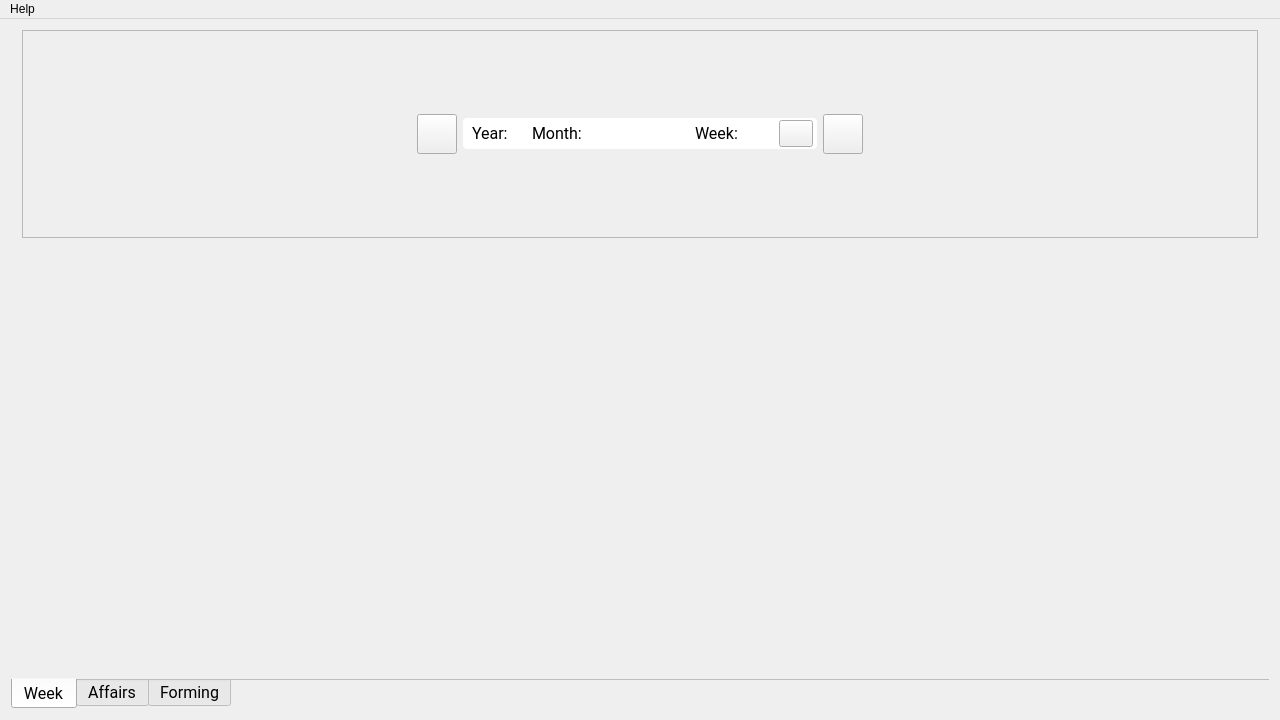
<?xml version="1.0" encoding="UTF-8"?>
<ui version="4.0">
 <class>MainWindow</class>
 <widget class="QMainWindow" name="MainWindow">
  <property name="geometry">
   <rect>
    <x>0</x>
    <y>0</y>
    <width>1280</width>
    <height>720</height>
   </rect>
  </property>
  <property name="windowTitle">
   <string>Diary</string>
  </property>
  <widget class="QWidget" name="centralWidget">
   <layout class="QGridLayout" name="gridLayout">
    <property name="topMargin">
     <number>0</number>
    </property>
    <item row="0" column="0">
     <layout class="QGridLayout" name="layoutHolder">
      <property name="spacing">
       <number>0</number>
      </property>
      <item row="1" column="0">
       <widget class="QTabWidget" name="twNavigation">
        <property name="font">
         <font>
          <family>Roboto</family>
          <pointsize>12</pointsize>
         </font>
        </property>
        <property name="tabPosition">
         <enum>QTabWidget::South</enum>
        </property>
        <property name="tabShape">
         <enum>QTabWidget::Rounded</enum>
        </property>
        <property name="currentIndex">
         <number>0</number>
        </property>
        <property name="documentMode">
         <bool>true</bool>
        </property>
        <widget class="QWidget" name="tabWeek">
         <attribute name="title">
          <string>Week</string>
         </attribute>
         <layout class="QGridLayout" name="layoutWeek">
          <item row="1" column="0">
           <widget class="HeaderTableItem" name="dayMonday" native="true"/>
          </item>
          <item row="1" column="2">
           <widget class="HeaderTableItem" name="dayWednesday" native="true"/>
          </item>
          <item row="2" column="3">
           <widget class="HeaderTableItem" name="dayAny" native="true"/>
          </item>
          <item row="2" column="1">
           <widget class="HeaderTableItem" name="daySaturday" native="true"/>
          </item>
          <item row="1" column="3">
           <widget class="HeaderTableItem" name="dayThursday" native="true"/>
          </item>
          <item row="2" column="2">
           <widget class="HeaderTableItem" name="daySunday" native="true"/>
          </item>
          <item row="2" column="0">
           <widget class="HeaderTableItem" name="dayFriday" native="true"/>
          </item>
          <item row="1" column="1">
           <widget class="HeaderTableItem" name="dayTuesday" native="true"/>
          </item>
          <item row="0" column="0" colspan="4">
           <layout class="QHBoxLayout" name="layoutWeekChoose">
            <item>
             <widget class="QFrame" name="frameWeekNavigation">
              <property name="minimumSize">
               <size>
                <width>100</width>
                <height>0</height>
               </size>
              </property>
              <property name="frameShape">
               <enum>QFrame::StyledPanel</enum>
              </property>
              <property name="frameShadow">
               <enum>QFrame::Raised</enum>
              </property>
              <layout class="QHBoxLayout" name="layoutWeekNavigation">
               <property name="spacing">
                <number>6</number>
               </property>
               <property name="leftMargin">
                <number>0</number>
               </property>
               <property name="topMargin">
                <number>0</number>
               </property>
               <property name="rightMargin">
                <number>0</number>
               </property>
               <property name="bottomMargin">
                <number>0</number>
               </property>
               <item>
                <spacer name="spcWeekChooseLeft">
                 <property name="orientation">
                  <enum>Qt::Horizontal</enum>
                 </property>
                 <property name="sizeHint" stdset="0">
                  <size>
                   <width>40</width>
                   <height>0</height>
                  </size>
                 </property>
                </spacer>
               </item>
               <item>
                <widget class="QPushButton" name="btnWeekPrevious">
                 <property name="sizePolicy">
                  <sizepolicy hsizetype="Maximum" vsizetype="Fixed">
                   <horstretch>0</horstretch>
                   <verstretch>0</verstretch>
                  </sizepolicy>
                 </property>
                 <property name="maximumSize">
                  <size>
                   <width>40</width>
                   <height>40</height>
                  </size>
                 </property>
                 <property name="toolTip">
                  <string>Previous week</string>
                 </property>
                 <property name="icon">
                  <iconset resource="resources.qrc">
                   <normaloff>:/images/arrow_left.png</normaloff>:/images/arrow_left.png</iconset>
                 </property>
                 <property name="iconSize">
                  <size>
                   <width>34</width>
                   <height>34</height>
                  </size>
                 </property>
                </widget>
               </item>
               <item>
                <widget class="QFrame" name="frameWeekChoose">
                 <property name="sizePolicy">
                  <sizepolicy hsizetype="Preferred" vsizetype="Maximum">
                   <horstretch>0</horstretch>
                   <verstretch>0</verstretch>
                  </sizepolicy>
                 </property>
                 <property name="font">
                  <font>
                   <family>Roboto</family>
                   <pointsize>12</pointsize>
                  </font>
                 </property>
                 <property name="styleSheet">
                  <string notr="true">QFrame {
background: white;
padding: 2px;
border-radius: 4px;
}

#frame {
border: 1px solid lightgray;
}

QLabel {
padding: 2px 1px;
}</string>
                 </property>
                 <layout class="QHBoxLayout" name="layoutWeekChoose_2">
                  <property name="spacing">
                   <number>3</number>
                  </property>
                  <property name="leftMargin">
                   <number>2</number>
                  </property>
                  <property name="topMargin">
                   <number>0</number>
                  </property>
                  <property name="rightMargin">
                   <number>2</number>
                  </property>
                  <property name="bottomMargin">
                   <number>0</number>
                  </property>
                  <item>
                   <layout class="QHBoxLayout" name="layoutChoosedYear">
                    <property name="spacing">
                     <number>0</number>
                    </property>
                    <property name="leftMargin">
                     <number>0</number>
                    </property>
                    <item>
                     <widget class="QLabel" name="lblYear">
                      <property name="font">
                       <font>
                        <family>Roboto</family>
                        <pointsize>12</pointsize>
                       </font>
                      </property>
                      <property name="text">
                       <string>Year:</string>
                      </property>
                     </widget>
                    </item>
                    <item>
                     <widget class="QLabel" name="lblChoosedYear">
                      <property name="font">
                       <font>
                        <family>Roboto</family>
                        <pointsize>12</pointsize>
                       </font>
                      </property>
                      <property name="alignment">
                       <set>Qt::AlignCenter</set>
                      </property>
                     </widget>
                    </item>
                   </layout>
                  </item>
                  <item>
                   <layout class="QHBoxLayout" name="layoutChoosedMonth">
                    <property name="spacing">
                     <number>0</number>
                    </property>
                    <property name="leftMargin">
                     <number>0</number>
                    </property>
                    <item>
                     <widget class="QLabel" name="lblMonth">
                      <property name="font">
                       <font>
                        <family>Roboto</family>
                        <pointsize>12</pointsize>
                       </font>
                      </property>
                      <property name="text">
                       <string>Month:</string>
                      </property>
                     </widget>
                    </item>
                    <item>
                     <widget class="QLabel" name="lblChoosedMonth">
                      <property name="minimumSize">
                       <size>
                        <width>100</width>
                        <height>0</height>
                       </size>
                      </property>
                      <property name="font">
                       <font>
                        <family>Roboto</family>
                        <pointsize>12</pointsize>
                       </font>
                      </property>
                      <property name="alignment">
                       <set>Qt::AlignCenter</set>
                      </property>
                     </widget>
                    </item>
                   </layout>
                  </item>
                  <item>
                   <layout class="QHBoxLayout" name="layoutChoosedWeek">
                    <property name="spacing">
                     <number>0</number>
                    </property>
                    <property name="leftMargin">
                     <number>0</number>
                    </property>
                    <property name="rightMargin">
                     <number>3</number>
                    </property>
                    <item>
                     <widget class="QLabel" name="lblWeek">
                      <property name="font">
                       <font>
                        <family>Roboto</family>
                        <pointsize>12</pointsize>
                       </font>
                      </property>
                      <property name="text">
                       <string>Week:</string>
                      </property>
                     </widget>
                    </item>
                    <item>
                     <widget class="QLabel" name="lblChoosedWeek">
                      <property name="minimumSize">
                       <size>
                        <width>30</width>
                        <height>0</height>
                       </size>
                      </property>
                      <property name="font">
                       <font>
                        <family>Roboto</family>
                        <pointsize>12</pointsize>
                       </font>
                      </property>
                      <property name="alignment">
                       <set>Qt::AlignCenter</set>
                      </property>
                     </widget>
                    </item>
                   </layout>
                  </item>
                  <item>
                   <widget class="QPushButton" name="btnSelectWeek">
                    <property name="sizePolicy">
                     <sizepolicy hsizetype="Minimum" vsizetype="Maximum">
                      <horstretch>0</horstretch>
                      <verstretch>0</verstretch>
                     </sizepolicy>
                    </property>
                    <property name="maximumSize">
                     <size>
                      <width>34</width>
                      <height>34</height>
                     </size>
                    </property>
                    <property name="font">
                     <font>
                      <family>Roboto</family>
                      <pointsize>12</pointsize>
                     </font>
                    </property>
                    <property name="toolTip">
                     <string>Choose week</string>
                    </property>
                    <property name="icon">
                     <iconset resource="resources.qrc">
                      <normaloff>:/images/arrow_down.png</normaloff>:/images/arrow_down.png</iconset>
                    </property>
                    <property name="iconSize">
                     <size>
                      <width>28</width>
                      <height>28</height>
                     </size>
                    </property>
                    <property name="checkable">
                     <bool>true</bool>
                    </property>
                   </widget>
                  </item>
                 </layout>
                </widget>
               </item>
               <item>
                <widget class="QPushButton" name="btnWeekNext">
                 <property name="sizePolicy">
                  <sizepolicy hsizetype="Maximum" vsizetype="Fixed">
                   <horstretch>0</horstretch>
                   <verstretch>0</verstretch>
                  </sizepolicy>
                 </property>
                 <property name="maximumSize">
                  <size>
                   <width>40</width>
                   <height>40</height>
                  </size>
                 </property>
                 <property name="toolTip">
                  <string>Next week</string>
                 </property>
                 <property name="icon">
                  <iconset resource="resources.qrc">
                   <normaloff>:/images/arrow_right.png</normaloff>:/images/arrow_right.png</iconset>
                 </property>
                 <property name="iconSize">
                  <size>
                   <width>34</width>
                   <height>34</height>
                  </size>
                 </property>
                </widget>
               </item>
               <item>
                <spacer name="spcWeekChooseRight">
                 <property name="orientation">
                  <enum>Qt::Horizontal</enum>
                 </property>
                 <property name="sizeHint" stdset="0">
                  <size>
                   <width>40</width>
                   <height>0</height>
                  </size>
                 </property>
                </spacer>
               </item>
              </layout>
             </widget>
            </item>
           </layout>
          </item>
         </layout>
        </widget>
        <widget class="QWidget" name="tabAffairs">
         <attribute name="title">
          <string>Affairs</string>
         </attribute>
         <layout class="QGridLayout" name="layoutAffairs">
          <property name="spacing">
           <number>9</number>
          </property>
          <item row="0" column="1">
           <widget class="HeaderTableItem" name="tableEducationAffairs" native="true"/>
          </item>
          <item row="0" column="3">
           <widget class="HeaderTableItem" name="tableWorkAffairs" native="true"/>
          </item>
          <item row="1" column="1">
           <widget class="HeaderTableItem" name="tablePersonalAffairs" native="true"/>
          </item>
          <item row="1" column="3">
           <widget class="HeaderTableItem" name="tablePlaces" native="true"/>
          </item>
         </layout>
        </widget>
        <widget class="QWidget" name="tabShaping">
         <attribute name="title">
          <string>Forming</string>
         </attribute>
         <layout class="QGridLayout" name="layoutForming">
          <property name="spacing">
           <number>9</number>
          </property>
          <item row="0" column="0">
           <layout class="QVBoxLayout" name="layoutFormVisitPlan">
            <item>
             <widget class="QLabel" name="lblFormVisitPlan">
              <property name="sizePolicy">
               <sizepolicy hsizetype="Preferred" vsizetype="Maximum">
                <horstretch>0</horstretch>
                <verstretch>0</verstretch>
               </sizepolicy>
              </property>
              <property name="font">
               <font>
                <pointsize>18</pointsize>
               </font>
              </property>
              <property name="text">
               <string>Formation of a visit plan</string>
              </property>
              <property name="alignment">
               <set>Qt::AlignCenter</set>
              </property>
             </widget>
            </item>
            <item>
             <widget class="ImageButton" name="btnFormVisitPlan">
              <property name="sizePolicy">
               <sizepolicy hsizetype="Preferred" vsizetype="Preferred">
                <horstretch>0</horstretch>
                <verstretch>0</verstretch>
               </sizepolicy>
              </property>
              <property name="toolTip">
               <string>Form visit plan</string>
              </property>
              <property name="text">
               <string/>
              </property>
             </widget>
            </item>
           </layout>
          </item>
          <item row="0" column="1">
           <layout class="QVBoxLayout" name="layoutFormPersonalAffairs">
            <item>
             <widget class="QLabel" name="lblFormPersonalAffairs">
              <property name="sizePolicy">
               <sizepolicy hsizetype="Preferred" vsizetype="Maximum">
                <horstretch>0</horstretch>
                <verstretch>0</verstretch>
               </sizepolicy>
              </property>
              <property name="font">
               <font>
                <pointsize>18</pointsize>
               </font>
              </property>
              <property name="text">
               <string>Formation of personal goals</string>
              </property>
              <property name="alignment">
               <set>Qt::AlignCenter</set>
              </property>
             </widget>
            </item>
            <item>
             <widget class="ImageButton" name="btnFormPersonalAffairs">
              <property name="sizePolicy">
               <sizepolicy hsizetype="Preferred" vsizetype="Preferred">
                <horstretch>0</horstretch>
                <verstretch>0</verstretch>
               </sizepolicy>
              </property>
              <property name="toolTip">
               <string>Form personal goals</string>
              </property>
              <property name="styleSheet">
               <string notr="true"/>
              </property>
              <property name="text">
               <string/>
              </property>
             </widget>
            </item>
           </layout>
          </item>
         </layout>
        </widget>
       </widget>
      </item>
     </layout>
    </item>
   </layout>
  </widget>
  <widget class="QMenuBar" name="menuBar">
   <property name="geometry">
    <rect>
     <x>0</x>
     <y>0</y>
     <width>1280</width>
     <height>20</height>
    </rect>
   </property>
   <widget class="QMenu" name="menuHelp">
    <property name="title">
     <string>Help</string>
    </property>
    <addaction name="actionHelp"/>
   </widget>
   <addaction name="menuHelp"/>
  </widget>
  <action name="actionHelp">
   <property name="icon">
    <iconset resource="resources.qrc">
     <normaloff>:/images/help.png</normaloff>:/images/help.png</iconset>
   </property>
   <property name="text">
    <string>Help</string>
   </property>
  </action>
 </widget>
 <layoutdefault spacing="6" margin="11"/>
 <customwidgets>
  <customwidget>
   <class>HeaderTableItem</class>
   <extends>QWidget</extends>
   <header>headertableitem.h</header>
   <container>1</container>
  </customwidget>
  <customwidget>
   <class>ImageButton</class>
   <extends>QPushButton</extends>
   <header>imagebutton.h</header>
  </customwidget>
 </customwidgets>
 <resources>
  <include location="resources.qrc"/>
 </resources>
 <connections/>
</ui>
